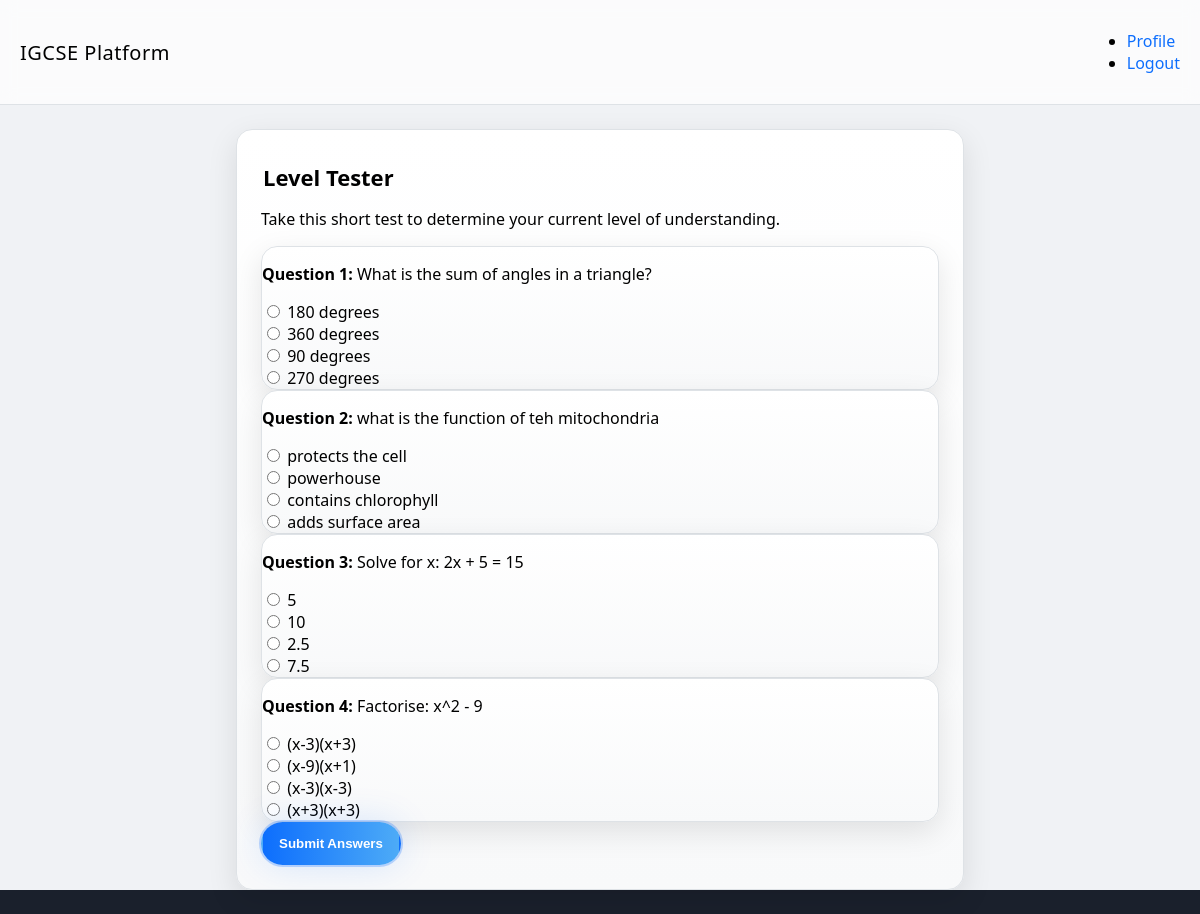
Screenshot of /level-test (signed in) with the database file from the repository.
### app.py (models this page shows)
class Question(db.Model):
    id = db.Column(db.Integer, primary_key=True)
    topic = db.Column(db.String(100), nullable=False)
    difficulty = db.Column(db.String(50), nullable=False)
    question_text = db.Column(db.Text, nullable=False)
    option_a = db.Column(db.String(200), nullable=False)
    option_b = db.Column(db.String(200), nullable=False)
    option_c = db.Column(db.String(200), nullable=False)
    option_d = db.Column(db.String(200), nullable=False)
    correct_answer = db.Column(db.String(1), nullable=False)

### app.py (the view, shortened to what this page needs)
@app.route('/level-test', methods=['GET', 'POST'])
@login_required
def level_test():
    questions = Question.query.order_by(db.func.random()).limit(5).all()
    return render_template('level_test.html', questions=questions)

### app.py (called while the page is built)
@login_manager.user_loader
def load_user(user_id):
    return User.query.get(int(user_id))

### templates/level_test.html (shortened to what this page needs)
{% extends 'base.html' %}
{% block content %}
    <div class="card">
        <div class="pad">
            <h1 class="section-title">Level Tester</h1>
            <p>Take this short test to determine your current level of understanding.</p>
            <form method="POST" action="{{ url_for('level_test') }}">
                {% for question in questions %}
                    <div class="card mt-3">
                        <div class="card-body">
                            <p><strong>Question {{ loop.index }}:</strong> {{ question.question_text }}</p>
                            <div class="form-check">
                                <input class="form-check-input" type="radio" name="question_{{ question.id }}" id="option_a_{{ question.id }}" value="a">
                                <label class="form-check-label" for="option_a_{{ question.id }}">{{ question.option_a }}</label>
                            </div>
                            <div class="form-check">
                                <input class="form-check-input" type="radio" name="question_{{ question.id }}" id="option_b_{{ question.id }}" value="b">
                                <label class="form-check-label" for="option_b_{{ question.id }}">{{ question.option_b }}</label>
                            </div>
                            <div class="form-check">
                                <input class="form-check-input" type="radio" name="question_{{ question.id }}" id="option_c_{{ question.id }}" value="c">
                                <label class="form-check-label" for="option_c_{{ question.id }}">{{ question.option_c }}</label>
                            </div>
                            <div class="form-check">
                                <input class="form-check-input" type="radio" name="question_{{ question.id }}" id="option_d_{{ question.id }}" value="d">
                                <label class="form-check-label" for="option_d_{{ question.id }}">{{ question.option_d }}</label>
                            </div>
                        </div>
                    </div>
                {% endfor %}
                <button type="submit" class="btn btn-primary mt-3">Submit Answers</button>
            </form>
        </div>
    </div>
{% endblock %}

### templates/base.html (shortened to what this page needs)
<!DOCTYPE html>
<html lang="en">
<head>
    <link rel="stylesheet" href="{{ url_for('static', filename='style.css') }}">
</head>
<body>
    <div class="topbar">
        <div class="logo">
            <a href="/" style="color: var(--ink);"><span>IGCSE Platform</span></a>
        </div>
            <ul class="navbar-nav ml-auto">
                {% if current_user.is_authenticated %}
                    <li class="nav-item">
                        <a class="nav-link" href="{{ url_for('profile') }}">Profile</a>
                    </li>
                    <li class="nav-item">
                        <a class="nav-link" href="{{ url_for('logout') }}">Logout</a>
                    </li>
                {% endif %}
            </ul>
    </div>
    <div class="container narrow">
        {% block content %}{% endblock %}
    </div>
</body>
</html>

### static/style.css (style rules this page uses)
:root { --bg: #f0f2f5; --panel: #ffffff; --panel-2: #f8f9fa; --ink: #000000; --muted: #6c757d; --accent: #0d6efd; --accent-2: #4dabf7; --ring: 0 0 0 2px rgba(13, 110, 253, .25), 0 0 36px rgba(13, 110, 253, .15); --shadow: 0 10px 30px rgba(0, 0, 0, .1); }
* { box-sizing: border-box; }
html, body { background: #1a202c; margin: 0; padding: 0; }
body { font-family: system-ui, -apple-system, Segoe UI, Roboto, Ubuntu, Arial, sans-serif; background: var(--bg); color: var(--ink); -webkit-font-smoothing: antialiased; text-rendering: optimizeLegibility; font-weight: 300; }
a { color: var(--accent); text-decoration: none; }
.topbar { position: sticky; top: 0; z-index: 50; display: flex; align-items: center; justify-content: space-between; padding: 14px 20px; background: rgba(255, 255, 255, .7); backdrop-filter: saturate(1.2) blur(8px); border-bottom: 1px solid #dee2e6; }
.logo { display: flex; gap: 8px; align-items: center; font-weight: 500; font-size: 20px; color: var(--ink); }
.logo span { letter-spacing: .5px; }
.container { max-width: 1300px; margin: 24px auto; padding: 0 16px; }
.container.narrow { max-width: 760px; }
.section-title { margin: 8px 2px 16px 2px; font-size: 22px; font-weight: 700; }
.btn { display: inline-flex; align-items: center; justify-content: center; gap: 8px; padding: 12px 16px; border-radius: 60px; font-weight: 700; background: var(--panel); color: var(--ink); transition: background-color 0.3s; }
.btn-primary { background: linear-gradient(90deg, var(--accent), var(--accent-2)); color: #fff; border-color: transparent; box-shadow: var(--ring); }
.card { background: linear-gradient(180deg, var(--panel) 0%, var(--panel-2) 100%); border: 1px solid #dee2e6; border-radius: 16px; overflow: hidden; box-shadow: var(--shadow); transition: background-color 0.3s; }
.pad { padding: 24px; }

### rows the page displays
Question: question_text "What is the sum of angles in a triangle?", option_a "180 degrees", option_b "360 degrees", option_c "90 degrees", option_d "270 degrees"
Question: question_text "what is the function of teh mitochondria", option_a "protects the cell", option_b "powerhouse", option_c "contains chlorophyll", option_d "adds surface area"
Question: question_text "Solve for x: 2x + 5 = 15", option_a "5", option_b "10", option_c "2.5", option_d "7.5"
Question: question_text "Factorise: x^2 - 9", option_a "(x-3)(x+3)", option_b "(x-9)(x+1)", option_c "(x-3)(x-3)", option_d "(x+3)(x+3)"
